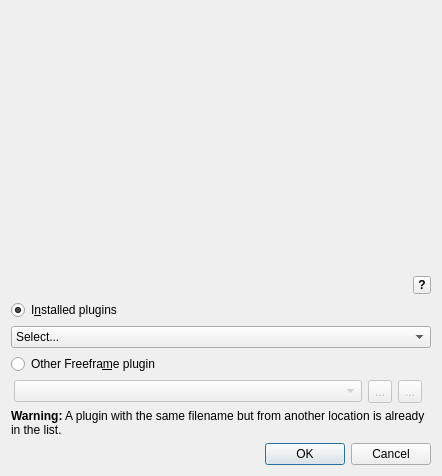
<?xml version="1.0" encoding="UTF-8"?>
<ui version="4.0">
 <class>FFGLEffectSelectionDialog</class>
 <widget class="QDialog" name="FFGLEffectSelectionDialog">
  <property name="geometry">
   <rect>
    <x>0</x>
    <y>0</y>
    <width>442</width>
    <height>476</height>
   </rect>
  </property>
  <property name="windowTitle">
   <string>Dialog</string>
  </property>
  <property name="windowIcon">
   <iconset resource="../icons.qrc">
    <normaloff>:/glmixer/icons/ffgl-source.png</normaloff>:/glmixer/icons/ffgl-source.png</iconset>
  </property>
  <property name="styleSheet">
   <string notr="true">QToolButton {
     min-height: 16px;
     min-width: 16px;
}</string>
  </property>
  <layout class="QVBoxLayout" name="verticalLayout">
   <item>
    <widget class="SourceDisplayWidget" name="preview" native="true">
     <property name="sizePolicy">
      <sizepolicy hsizetype="Preferred" vsizetype="Expanding">
       <horstretch>0</horstretch>
       <verstretch>0</verstretch>
      </sizepolicy>
     </property>
    </widget>
   </item>
   <item>
    <layout class="QHBoxLayout" name="horizontalLayout_2">
     <item>
      <widget class="QLabel" name="label_3">
       <property name="text">
        <string/>
       </property>
       <property name="pixmap">
        <pixmap resource="../icons.qrc">:/glmixer/icons/freeframe.png</pixmap>
       </property>
       <property name="scaledContents">
        <bool>false</bool>
       </property>
      </widget>
     </item>
     <item>
      <widget class="QToolButton" name="helpFreeFrameButton">
       <property name="toolTip">
        <string>Open Online Documentation</string>
       </property>
       <property name="styleSheet">
        <string notr="true">QToolButton {
     min-height: 16px;
     min-width: 16px;
     max-height: 16px;
     max-width: 16px;
        font: bold;
}

</string>
       </property>
       <property name="text">
        <string>?</string>
       </property>
       <property name="icon">
        <iconset resource="../icons.qrc">
         <normaloff>:/glmixer/icons/question.png</normaloff>:/glmixer/icons/question.png</iconset>
       </property>
      </widget>
     </item>
    </layout>
   </item>
   <item>
    <widget class="QRadioButton" name="freeframeEmbededPlugin">
     <property name="text">
      <string>I&amp;nstalled plugins</string>
     </property>
     <property name="checked">
      <bool>true</bool>
     </property>
    </widget>
   </item>
   <item>
    <widget class="QComboBox" name="freeframeEmbededList">
     <item>
      <property name="text">
       <string>Select...</string>
      </property>
     </item>
    </widget>
   </item>
   <item>
    <widget class="QRadioButton" name="freeframeFilePlugin">
     <property name="text">
      <string>Other Freefra&amp;me plugin</string>
     </property>
    </widget>
   </item>
   <item>
    <widget class="QWidget" name="widgetSelectPluginFile" native="true">
     <property name="enabled">
      <bool>false</bool>
     </property>
     <property name="sizePolicy">
      <sizepolicy hsizetype="Preferred" vsizetype="Maximum">
       <horstretch>0</horstretch>
       <verstretch>0</verstretch>
      </sizepolicy>
     </property>
     <layout class="QHBoxLayout" name="horizontalLayout">
      <property name="leftMargin">
       <number>3</number>
      </property>
      <property name="topMargin">
       <number>0</number>
      </property>
      <property name="bottomMargin">
       <number>0</number>
      </property>
      <item>
       <widget class="QComboBox" name="freeframeFileList">
        <property name="toolTip">
         <string>Select a FreeFrame plugin</string>
        </property>
        <property name="editable">
         <bool>false</bool>
        </property>
        <property name="maxCount">
         <number>10</number>
        </property>
        <property name="insertPolicy">
         <enum>QComboBox::InsertAtTop</enum>
        </property>
        <property name="sizeAdjustPolicy">
         <enum>QComboBox::AdjustToMinimumContentsLength</enum>
        </property>
        <property name="duplicatesEnabled">
         <bool>false</bool>
        </property>
        <property name="frame">
         <bool>true</bool>
        </property>
       </widget>
      </item>
      <item>
       <widget class="QToolButton" name="freeframeOpenfile">
        <property name="toolTip">
         <string>Browse to open a shared library file (.dll, .so or .bundle).</string>
        </property>
        <property name="text">
         <string>...</string>
        </property>
        <property name="icon">
         <iconset resource="../icons.qrc">
          <normaloff>:/glmixer/icons/folderadd.png</normaloff>:/glmixer/icons/folderadd.png</iconset>
        </property>
       </widget>
      </item>
      <item>
       <widget class="QToolButton" name="freeframeDeleteFile">
        <property name="text">
         <string>...</string>
        </property>
        <property name="icon">
         <iconset resource="../icons.qrc">
          <normaloff>:/glmixer/icons/fileclose.png</normaloff>:/glmixer/icons/fileclose.png</iconset>
        </property>
       </widget>
      </item>
     </layout>
    </widget>
   </item>
   <item>
    <widget class="QLabel" name="warningLabel">
     <property name="text">
      <string>&lt;html&gt;&lt;head/&gt;&lt;body&gt;&lt;p&gt;&lt;span style=&quot; font-weight:600;&quot;&gt;Warning:&lt;/span&gt; A plugin with the same filename but from another location is already in the list.&lt;/p&gt;&lt;/body&gt;&lt;/html&gt;</string>
     </property>
     <property name="textFormat">
      <enum>Qt::RichText</enum>
     </property>
     <property name="wordWrap">
      <bool>true</bool>
     </property>
    </widget>
   </item>
   <item>
    <widget class="QDialogButtonBox" name="buttonBox">
     <property name="orientation">
      <enum>Qt::Horizontal</enum>
     </property>
     <property name="standardButtons">
      <set>QDialogButtonBox::Cancel|QDialogButtonBox::Ok</set>
     </property>
    </widget>
   </item>
  </layout>
 </widget>
 <customwidgets>
  <customwidget>
   <class>SourceDisplayWidget</class>
   <extends>QWidget</extends>
   <header>SourceDisplayWidget.h</header>
   <container>1</container>
  </customwidget>
 </customwidgets>
 <resources>
  <include location="../icons.qrc"/>
 </resources>
 <connections>
  <connection>
   <sender>buttonBox</sender>
   <signal>accepted()</signal>
   <receiver>FFGLEffectSelectionDialog</receiver>
   <slot>accept()</slot>
   <hints>
    <hint type="sourcelabel">
     <x>257</x>
     <y>372</y>
    </hint>
    <hint type="destinationlabel">
     <x>157</x>
     <y>274</y>
    </hint>
   </hints>
  </connection>
  <connection>
   <sender>buttonBox</sender>
   <signal>rejected()</signal>
   <receiver>FFGLEffectSelectionDialog</receiver>
   <slot>reject()</slot>
   <hints>
    <hint type="sourcelabel">
     <x>325</x>
     <y>372</y>
    </hint>
    <hint type="destinationlabel">
     <x>286</x>
     <y>274</y>
    </hint>
   </hints>
  </connection>
  <connection>
   <sender>freeframeEmbededPlugin</sender>
   <signal>clicked()</signal>
   <receiver>FFGLEffectSelectionDialog</receiver>
   <slot>updateSourcePreview()</slot>
   <hints>
    <hint type="sourcelabel">
     <x>326</x>
     <y>246</y>
    </hint>
    <hint type="destinationlabel">
     <x>408</x>
     <y>245</y>
    </hint>
   </hints>
  </connection>
  <connection>
   <sender>freeframeEmbededList</sender>
   <signal>currentIndexChanged(int)</signal>
   <receiver>FFGLEffectSelectionDialog</receiver>
   <slot>updateSourcePreview()</slot>
   <hints>
    <hint type="sourcelabel">
     <x>338</x>
     <y>276</y>
    </hint>
    <hint type="destinationlabel">
     <x>391</x>
     <y>277</y>
    </hint>
   </hints>
  </connection>
  <connection>
   <sender>helpFreeFrameButton</sender>
   <signal>clicked()</signal>
   <receiver>FFGLEffectSelectionDialog</receiver>
   <slot>showFreeframeHelp()</slot>
   <hints>
    <hint type="sourcelabel">
     <x>337</x>
     <y>215</y>
    </hint>
    <hint type="destinationlabel">
     <x>394</x>
     <y>216</y>
    </hint>
   </hints>
  </connection>
  <connection>
   <sender>freeframeFilePlugin</sender>
   <signal>clicked()</signal>
   <receiver>FFGLEffectSelectionDialog</receiver>
   <slot>updateSourcePreview()</slot>
   <hints>
    <hint type="sourcelabel">
     <x>340</x>
     <y>303</y>
    </hint>
    <hint type="destinationlabel">
     <x>398</x>
     <y>303</y>
    </hint>
   </hints>
  </connection>
  <connection>
   <sender>freeframeDeleteFile</sender>
   <signal>clicked()</signal>
   <receiver>FFGLEffectSelectionDialog</receiver>
   <slot>deleteFreeframePlugin()</slot>
   <hints>
    <hint type="sourcelabel">
     <x>332</x>
     <y>331</y>
    </hint>
    <hint type="destinationlabel">
     <x>386</x>
     <y>331</y>
    </hint>
   </hints>
  </connection>
  <connection>
   <sender>freeframeOpenfile</sender>
   <signal>clicked()</signal>
   <receiver>FFGLEffectSelectionDialog</receiver>
   <slot>browseFreeframePlugin()</slot>
   <hints>
    <hint type="sourcelabel">
     <x>297</x>
     <y>342</y>
    </hint>
    <hint type="destinationlabel">
     <x>283</x>
     <y>415</y>
    </hint>
   </hints>
  </connection>
  <connection>
   <sender>freeframeFileList</sender>
   <signal>currentIndexChanged(int)</signal>
   <receiver>FFGLEffectSelectionDialog</receiver>
   <slot>updateSourcePreview()</slot>
   <hints>
    <hint type="sourcelabel">
     <x>178</x>
     <y>336</y>
    </hint>
    <hint type="destinationlabel">
     <x>201</x>
     <y>397</y>
    </hint>
   </hints>
  </connection>
  <connection>
   <sender>freeframeEmbededPlugin</sender>
   <signal>toggled(bool)</signal>
   <receiver>freeframeEmbededList</receiver>
   <slot>setEnabled(bool)</slot>
   <hints>
    <hint type="sourcelabel">
     <x>75</x>
     <y>248</y>
    </hint>
    <hint type="destinationlabel">
     <x>81</x>
     <y>273</y>
    </hint>
   </hints>
  </connection>
  <connection>
   <sender>freeframeFilePlugin</sender>
   <signal>toggled(bool)</signal>
   <receiver>widgetSelectPluginFile</receiver>
   <slot>setEnabled(bool)</slot>
   <hints>
    <hint type="sourcelabel">
     <x>52</x>
     <y>299</y>
    </hint>
    <hint type="destinationlabel">
     <x>40</x>
     <y>318</y>
    </hint>
   </hints>
  </connection>
 </connections>
 <slots>
  <slot>updateSourcePreview()</slot>
  <slot>showFreeframeHelp()</slot>
  <slot>browseFreeframePlugin()</slot>
  <slot>deleteFreeframePlugin()</slot>
 </slots>
</ui>
